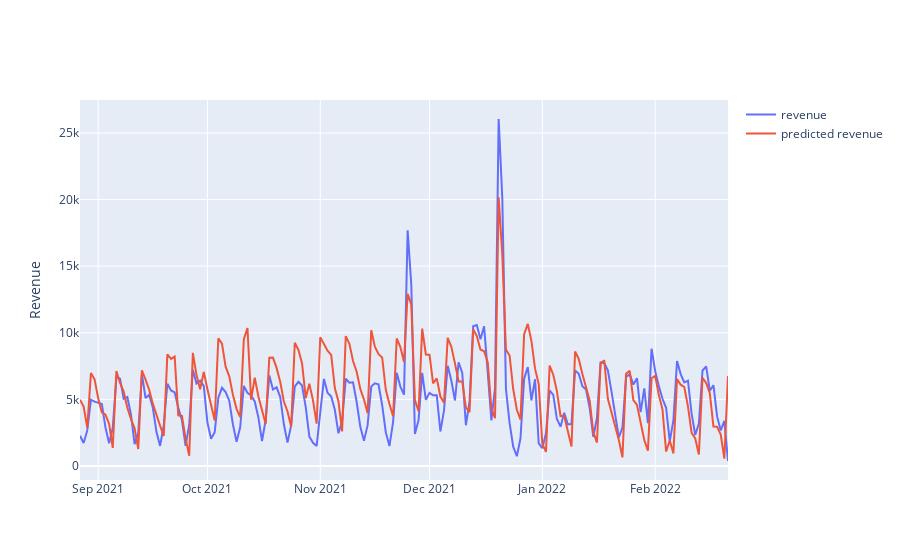

Here is the notebook cell this chart was saved with:
### Code cell
#plotting actual and predicted revenue
import plotly.graph_objects as go
fig = go.Figure(go.Scatter(x = data_final['ordine_data'], y=data_final['revenue'], name = 'revenue'))
fig.add_trace(go.Scatter(x=data_final['ordine_data'], y=data_final['Y_pred'], name = 'predicted revenue'))
fig.update_layout(yaxis_title="Revenue")
fig.show()

### Figure 1 — Plotly figure (JSON) as saved in the notebook; plotly's stock layout.template omitted (floating-point values rounded to 4 significant figures; data arrays with more than 128 entries replaced by an {"elided": "..."} marker saying what was removed)
{"data": [{"name": "revenue", "type": "scatter", "x": {"elided": "179 str values"}, "y": {"elided": "179 float values"}}, {"name": "predicted revenue", "type": "scatter", "x": {"elided": "179 str values"}, "y": {"elided": "179 float values"}}], "layout": {"yaxis": {"title": {"text": "Revenue"}}}}
